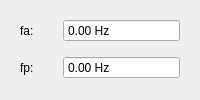
               <widget class="QWidget" name="Normal_L" native="true">
                <layout class="QVBoxLayout" name="verticalLayout_11">
                 <item>
                  <widget class="QWidget" name="horizontalWidget_16" native="true">
                   <property name="sizePolicy">
                    <sizepolicy hsizetype="Minimum" vsizetype="Fixed">
                     <horstretch>0</horstretch>
                     <verstretch>0</verstretch>
                    </sizepolicy>
                   </property>
                   <layout class="QHBoxLayout" name="horizontalLayout_21">
                    <property name="topMargin">
                     <number>0</number>
                    </property>
                    <property name="bottomMargin">
                     <number>0</number>
                    </property>
                    <item>
                     <widget class="QLabel" name="Ganancia_L_15">
                      <property name="sizePolicy">
                       <sizepolicy hsizetype="Fixed" vsizetype="Preferred">
                        <horstretch>0</horstretch>
                        <verstretch>0</verstretch>
                       </sizepolicy>
                      </property>
                      <property name="text">
                       <string>fa:       </string>
                      </property>
                     </widget>
                    </item>
                    <item>
                     <widget class="QDoubleSpinBox" name="Fa_T_2">
                      <property name="sizePolicy">
                       <sizepolicy hsizetype="Preferred" vsizetype="Fixed">
                        <horstretch>0</horstretch>
                        <verstretch>0</verstretch>
                       </sizepolicy>
                      </property>
                      <property name="accessibleDescription">
                       <string/>
                      </property>
                      <property name="wrapping">
                       <bool>false</bool>
                      </property>
                      <property name="buttonSymbols">
                       <enum>QAbstractSpinBox::NoButtons</enum>
                      </property>
                      <property name="showGroupSeparator" stdset="0">
                       <bool>false</bool>
                      </property>
                      <property name="prefix">
                       <string/>
                      </property>
                      <property name="suffix">
                       <string> Hz</string>
                      </property>
                      <property name="maximum">
                       <double>999999999.000000000000000</double>
                      </property>
                     </widget>
                    </item>
                   </layout>
                  </widget>
                 </item>
                 <item>
                  <widget class="QWidget" name="horizontalWidget_15" native="true">
                   <property name="sizePolicy">
                    <sizepolicy hsizetype="Minimum" vsizetype="Fixed">
                     <horstretch>0</horstretch>
                     <verstretch>0</verstretch>
                    </sizepolicy>
                   </property>
                   <layout class="QHBoxLayout" name="horizontalLayout_20">
                    <property name="topMargin">
                     <number>0</number>
                    </property>
                    <property name="bottomMargin">
                     <number>0</number>
                    </property>
                    <item>
                     <widget class="QLabel" name="Ganancia_L_14">
                      <property name="sizePolicy">
                       <sizepolicy hsizetype="Fixed" vsizetype="Preferred">
                        <horstretch>0</horstretch>
                        <verstretch>0</verstretch>
                       </sizepolicy>
                      </property>
                      <property name="text">
                       <string>fp:       </string>
                      </property>
                     </widget>
                    </item>
                    <item>
                     <widget class="QDoubleSpinBox" name="Fp_T_2">
                      <property name="sizePolicy">
                       <sizepolicy hsizetype="Preferred" vsizetype="Fixed">
                        <horstretch>0</horstretch>
                        <verstretch>0</verstretch>
                       </sizepolicy>
                      </property>
                      <property name="accessibleDescription">
                       <string/>
                      </property>
                      <property name="wrapping">
                       <bool>false</bool>
                      </property>
                      <property name="buttonSymbols">
                       <enum>QAbstractSpinBox::NoButtons</enum>
                      </property>
                      <property name="showGroupSeparator" stdset="0">
                       <bool>false</bool>
                      </property>
                      <property name="prefix">
                       <string/>
                      </property>
                      <property name="suffix">
                       <string> Hz</string>
                      </property>
                      <property name="maximum">
                       <double>999999999.000000000000000</double>
                      </property>
                     </widget>
                    </item>
                   </layout>
                  </widget>
                 </item>
                </layout>
               </widget>
